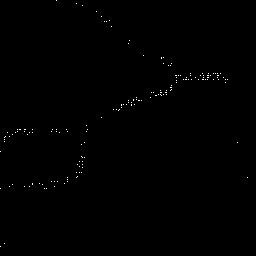
#> input picture DATA/Rprastermap/000000000027.jpg, 256 x 256 px; its folder holds only this picture in this run
$ python 1RP_RN_extraction.py
#> lines starting #> are read from the running program, lines starting #| are printed output that depends on the picture
#> further down, image is the input picture: shape (256, 256, 3); min 0, max 255, mean 0.8
import cv2
import numpy as np
import os

# Extract the positions of white pixels(255) from the image
#recoding part of the TPP-SAM
def extract_white_pixels(image):
    # Convert the image to grayscale
    gray = cv2.cvtColor(image, cv2.COLOR_BGR2GRAY)
    # Apply thresholding to convert the grayscale image to binary
    ret, thresh = cv2.threshold(gray, 10, 255, cv2.THRESH_BINARY)
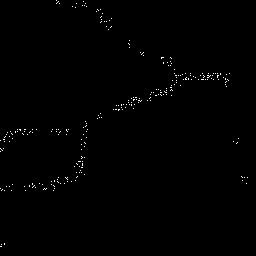
#> thresh: shape (256, 256); 0.52% white in thin lines or dots
    # Get the positions of white pixels
    white_pixels = np.argwhere(thresh == 255)
#> white_pixels = 343 pairs, first value 0 to 246, second value 0 to 247
    return white_pixels.tolist()


#RP extraction
#Input folder containing the RpRasterMap
input_folder = "./DATA/Rprastermap"

# Output folder for saving the text files
output_folder ="./DATA/Rptxt"

#RN extraction
# # Input folder containing the RnRasterMap
# input_folder = "./DATA/Rnrastermap"
# # Output folder for saving the text files
# output_folder ="./DATA/Rntxt"

if not os.path.exists(output_folder):
    os.makedirs(output_folder)


for image_file in os.listdir(input_folder):
    image_path = os.path.join(input_folder, image_file)
    image = cv2.imread(image_path)
    # Extract the positions of white pixels
    white_pixels = extract_white_pixels(image)
    file_name = os.path.splitext(image_file)[0]
    # Save the white pixel positions to a text file
    output_file_path = os.path.join(output_folder, f"{file_name}.txt")
    with open(output_file_path, "w") as file:
        for pixel in white_pixels:
            file.write(f"{pixel[1]},{pixel[0]}\n")
#> this loop made 343 passes

$ run again, on DATA/Rprastermap/000000000050.jpg
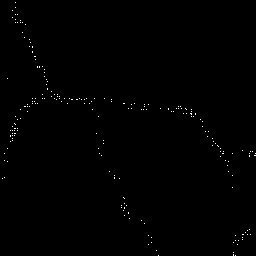
#> input picture DATA/Rprastermap/000000000050.jpg, 256 x 256 px
#> image is the input picture: shape (256, 256, 3); min 0, max 255, mean 1.1
#> in extract_white_pixels, `ret, thresh = cv2.threshold(gray, 10, 255, cv2.THRESH_BINARY)`:
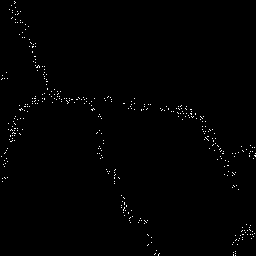
#> thresh: shape (256, 256); 0.72% white in thin lines or dots
#> in extract_white_pixels, `white_pixels = np.argwhere(thresh == 255)`: white_pixels = 474 pairs, first value 1 to 255, second value 1 to 255
#> the loop `for pixel in white_pixels:` made 474 passes
#> pixel on passes 1 to 3: [1, 14], [2, 15], [3, 14]
